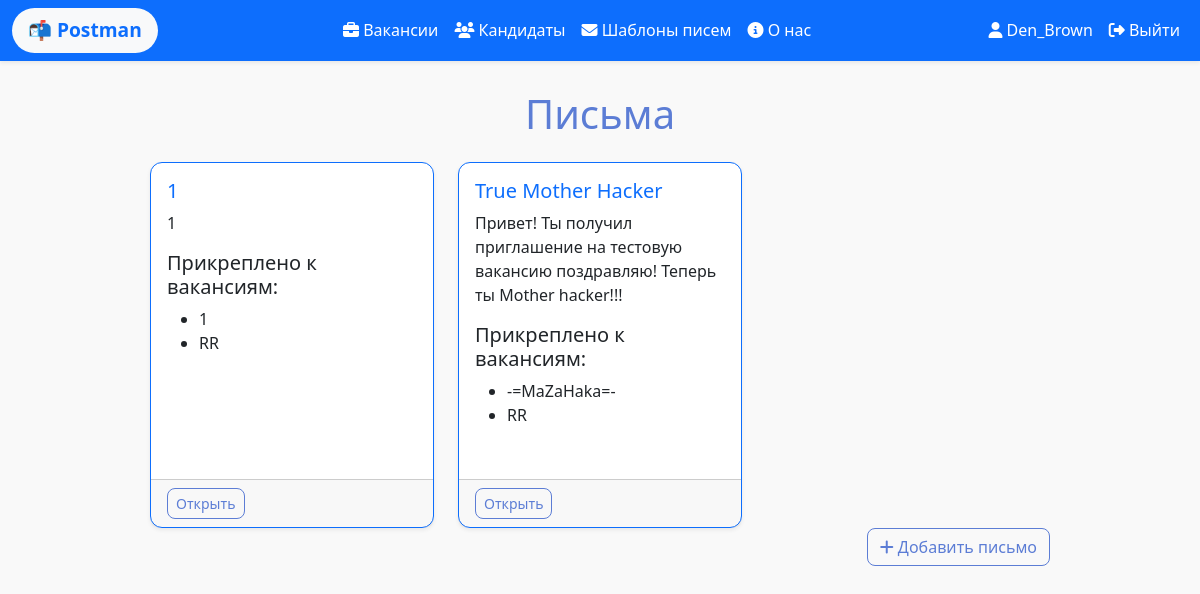
Before: /data/templates/ (signed in) with the older database file.
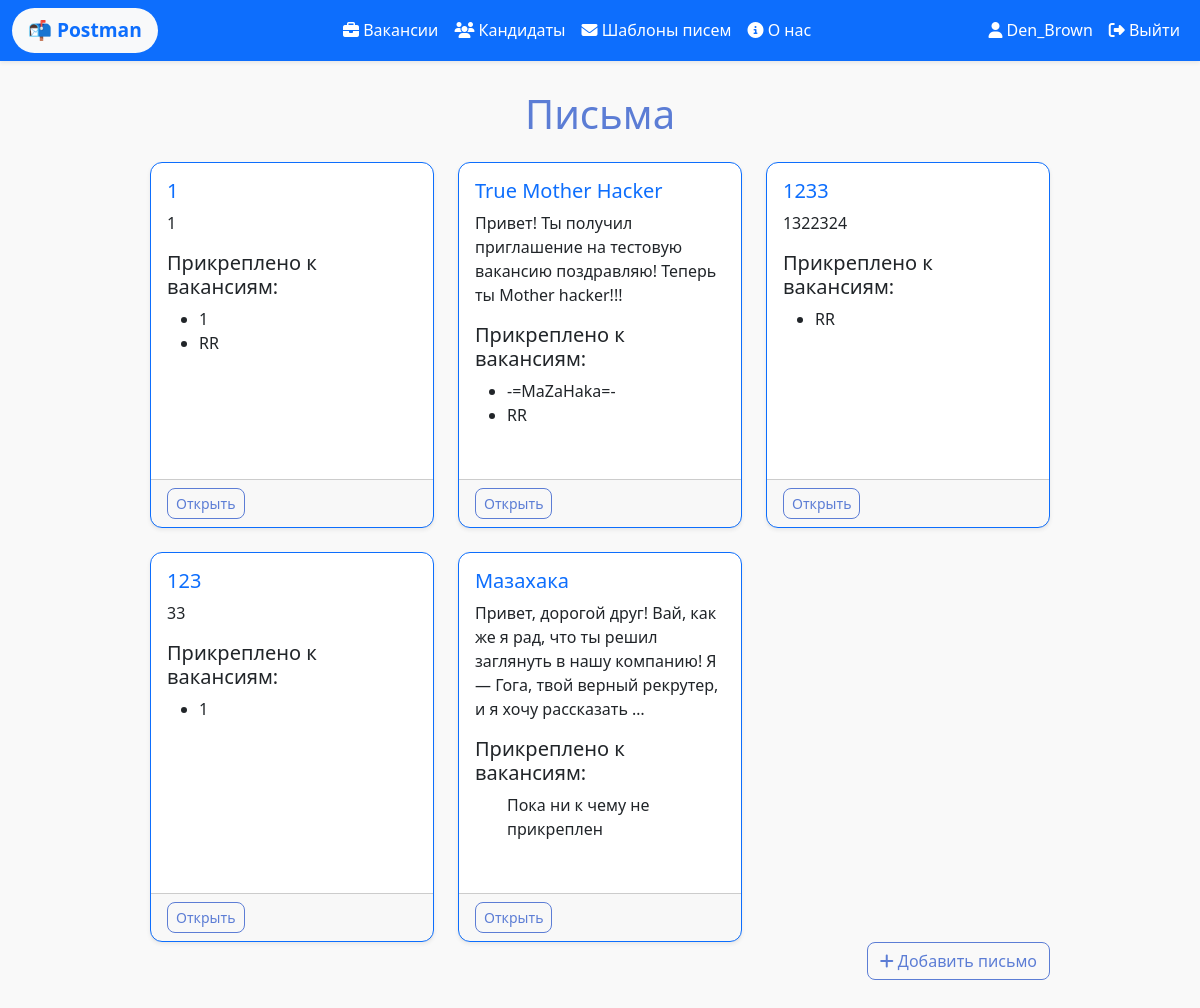
After: the same page with the newer database file.
### data/models.py (models this page shows, shortened)
class Template(models.Model):
    title = models.CharField(max_length=150, blank=True)
    content = models.TextField(blank=True)
    class Meta:
        verbose_name = "Письмо"
        verbose_name_plural = "Письма"

class Vacancy(models.Model):
    title = models.CharField(max_length=100, blank=True)
    description = models.TextField(blank=True)
    user = models.ForeignKey(
        User,
        on_delete=models.SET_NULL,
        null=True,
        blank=True,
        related_name="vacancies",
        verbose_name="Пользователь"
    )
    candidates = models.ManyToManyField(Candidate, related_name='vacancies', blank=True)
    templates = models.ManyToManyField(Template,related_name='vacancies', blank=True)
    class Meta:
        verbose_name = "Вакансия"
        verbose_name_plural = "Вакансии"

### data/views.py (the view)
# urls.py: path('templates/', views.templates, name='templates'), # список писем
@login_required
def templates(request):
    templates = Template.objects.all()
    return render(request, 'data/templates.html', {'templates': templates})

### data/templates/data/templates.html (shortened to what this page needs)
{% extends "main/base.html" %}
{% block content %}
<h1 class="mb-4">Письма</h1>
<div class="row row-cols-1 row-cols-md-2 row-cols-lg-3 g-4">
    {% for template in templates %}
    <div class="col">
        <div class="card h-100 border-primary shadow-sm">
            <div class="card-body">
                <h5 class="card-title text-primary">{{ template.title }}</h5>
                <p class="card-text">{{ template.content|truncatewords:25 }}</p>
                <h5>Прикреплено к вакансиям:</h5>
                <ul>
                    {% for vacancy in template.vacancies.all %}
                    <li>{{ vacancy.title }}</li>
                    {% empty %}
                    <p>Пока ни к чему не прикреплен</p>
                    {% endfor %}
                </ul>
            </div>
            <div class="card-footer text-muted d-flex justify-content-between">
                <a href="{% url 'template_detail' template.id %}" class="btn btn-sm btn-outline-primary">Открыть</a>
            </div>
        </div>
    </div>
    {% empty %}
    <p>Пока нет писем.</p>
    {% endfor %}
</div>
<div class="d-flex justify-content-end mb-3">
    <a href="{% url 'template_create' %}" class="btn btn-outline-primary">
        <i class="fas fa-plus"></i> Добавить письмо
    </a>
</div>
{% endblock %}

Changed rows visible on the page:
added Template: title "1233", content "1322324", Vacancy (title "RR")
added Template: title "123", content "33", Vacancy (title "1")
added Template: title "Мазахака", content "Привет, дорогой друг! Вай, как же я рад, что ты решил заглянуть в нашу компанию! Я — Гога, твой верный рекрутер, и я хочу рассказать …"
